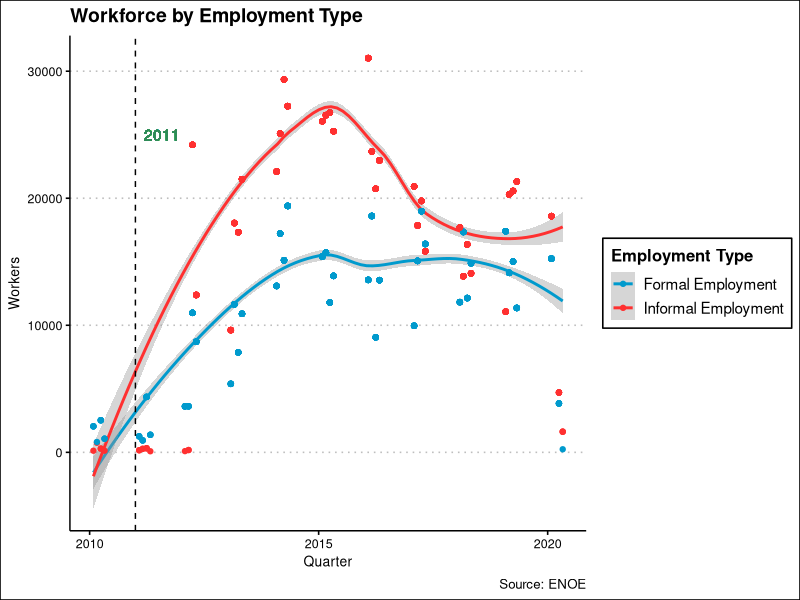
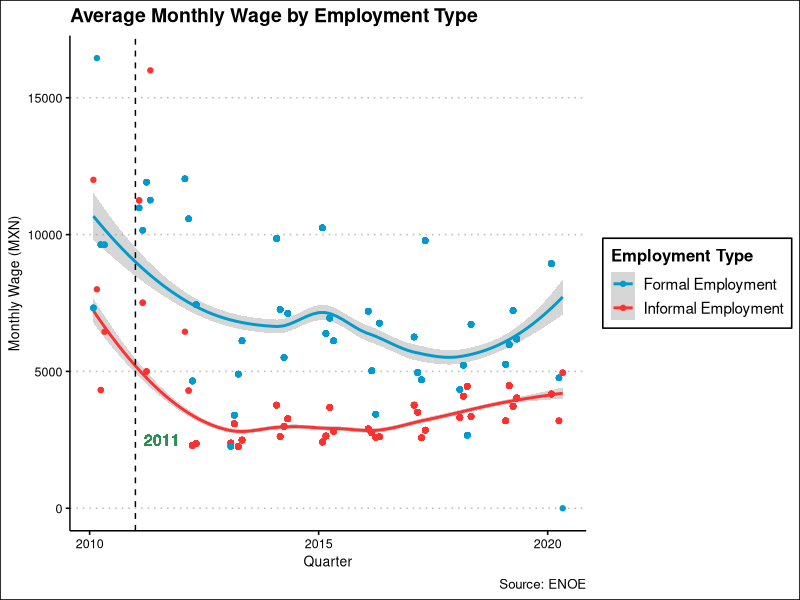
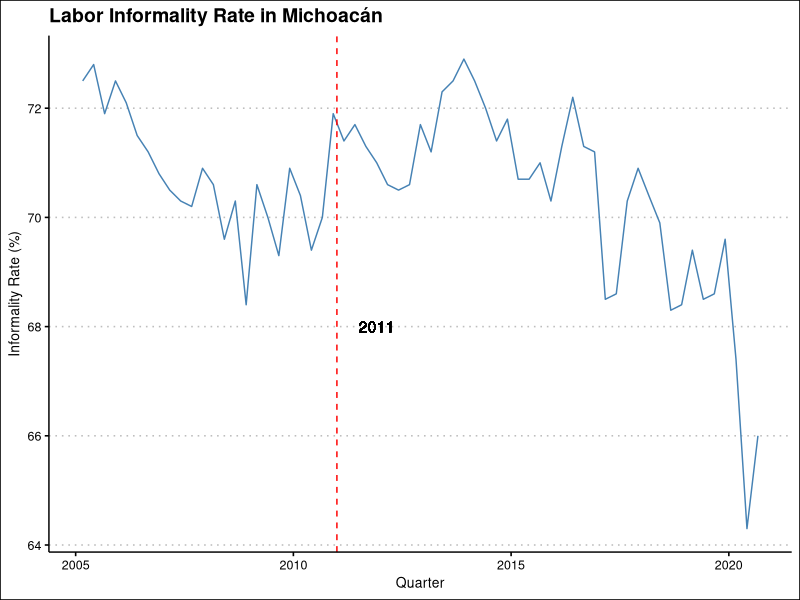
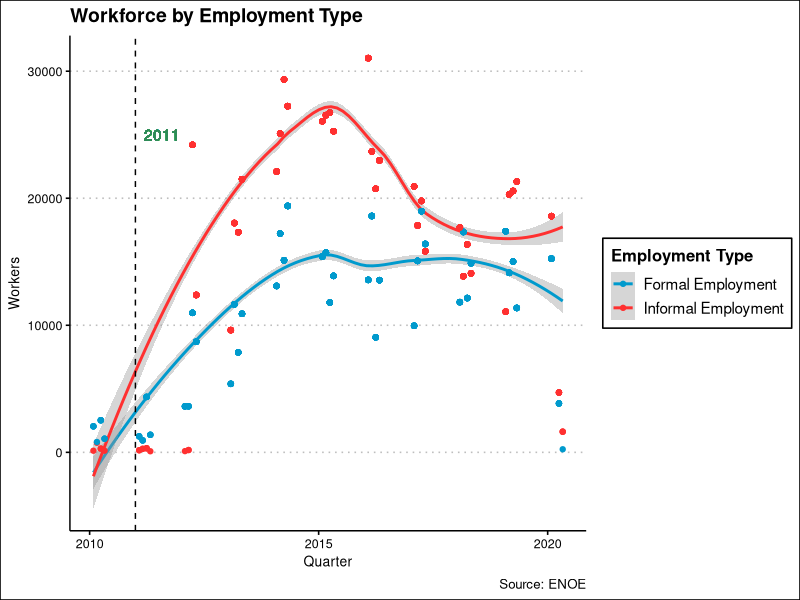
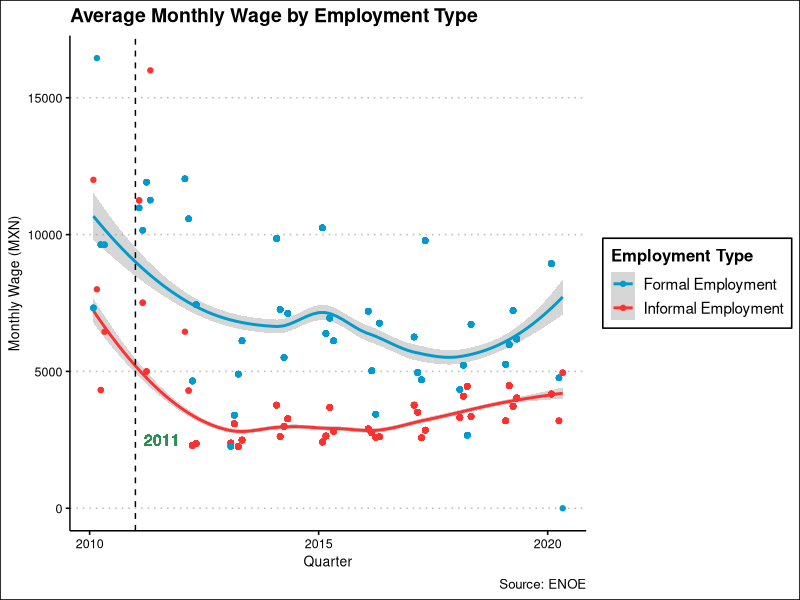
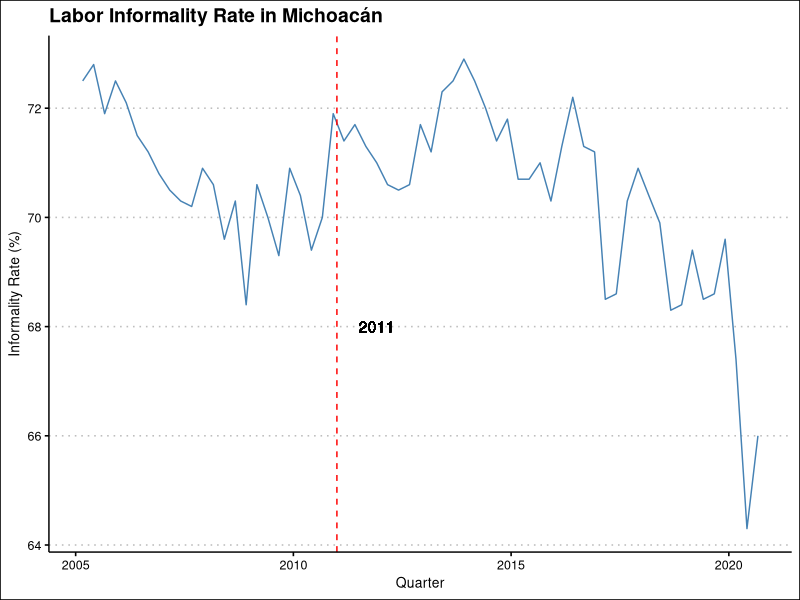

Write the R code that produced these figures, in order.
# Green Gold Script: Informality and Exporters Analysis
# Author: Vidal Mendoza-Tinoco
# Last date modified: 2025-05-02

# Libraries -----
library(dplyr)
library(ggplot2)
library(readxl)
library(readr)
library(tidyr)
library(stringr)
library(lubridate)
library(ggthemes)
library(scales)
library(here)

# Load and clean datasets -----
df <- read_xlsx(here("data", "informalidad_trim_mich.xlsx"))
inf_ag <- read_xlsx(here("data", "inegi_enoe_clean_mich.xlsx"))
var_trat <- read_csv(here("data", "df_final_general_year.csv"))

## Clean main date column
df <- df %>% mutate(quarter_date = as.Date(trimestre))

## Clean character encoding in categories and municipality names
recode_utf8 <- function(df, vars) {
  for (var in vars) {
    df[[var]] <- str_replace_all(df[[var]], "\\u00c1", "A")
    df[[var]] <- str_replace_all(df[[var]], "\\u00e9", "e")
    df[[var]] <- str_replace_all(df[[var]], "\\u00ed", "i")
    df[[var]] <- str_replace_all(df[[var]], "\\u00f3", "o")
    df[[var]] <- str_replace_all(df[[var]], "\\u00fa", "u")
    df[[var]] <- str_replace_all(df[[var]], "\\u00f1", "n")
  }
  df
}

inf_ag <- recode_utf8(inf_ag, c("Group", "Subgroup", "Municipality"))

## Convert to factors
inf_ag <- inf_ag %>% mutate(across(c(State, Municipality, Group, Subgroup,
                                     `Classification of Formal and Informal Jobs of the First Activity`), factor))

## Fix treatment data frame
var_trat <- var_trat %>%
  distinct(mun, trat_2) %>%
  mutate(mun = if_else(mun == "Cojumatlan de Regules", "Cojumatlan", mun))

## Join treatment to ENOE
inf_ag <- inf_ag %>%
  rename(Formal_Informal = `Classification of Formal and Informal Jobs of the First Activity`)
inf_full <- left_join(inf_ag, var_trat, by = c("Municipality" = "mun"))

## Create year, quarter and date
inf_full <- inf_full %>%
  mutate(
    year = as.numeric(substr(Quarter, 1, 4)),
    q = as.numeric(substr(Quarter, 7, 7)),
    date = ymd(paste(year, q + 1, "01")) - 1
  ) %>%
  filter(year <= 2020)

## Compute workforce and wages by quarter/type
inf_full <- inf_full %>%
  group_by(Quarter, Formal_Informal) %>%
  mutate(
    WF_FI_Qua = sum(Workforce, na.rm = TRUE),
    Wage_FI_Qua = mean(`Monthly Wage`, na.rm = TRUE)
  ) %>%
  ungroup()

# Plot: Workforce (overall) -----
plot_workforce <- ggplot(inf_full, aes(x = date, y = WF_FI_Qua, color = Formal_Informal)) +
  geom_smooth() +
  geom_point() +
  geom_vline(xintercept = ymd("2011-01-01"), linetype = 2) +
  geom_text(aes(x = ymd("2011-08-01"), y = 25000, label = "2011"), color = "seagreen") +
  scale_color_manual(values = c("deepskyblue3", "firebrick1"),
                     labels = c("Formal Employment", "Informal Employment")) +
  labs(title = "Workforce by Employment Type",
       x = "Quarter", y = "Workers", color = "Employment Type",
       caption = "Source: ENOE") +
  theme_clean()

plot_workforce

ggsave("workforce_by_employment_type.png", plot_workforce, path = "plots", dpi = 300, width = 8, height = 3.5)

# Plot: Wages (overall) -----
plot_wages <- ggplot(inf_full, aes(x = date, y = Wage_FI_Qua, color = Formal_Informal)) +
  geom_smooth() +
  geom_point() +
  geom_vline(xintercept = ymd("2011-01-01"), linetype = 2) +
  geom_text(aes(x = ymd("2011-08-01"), y = 2500, label = "2011"), color = "seagreen") +
  scale_color_manual(values = c("deepskyblue3", "firebrick1"),
                     labels = c("Formal Employment", "Informal Employment")) +
  labs(title = "Average Monthly Wage by Employment Type",
       x = "Quarter", y = "Monthly Wage (MXN)", color = "Employment Type",
       caption = "Source: ENOE") +
  theme_clean()

plot_wages

ggsave("monthly_wage_by_employment_type.png", plot_wages, path = "plots", dpi = 300, width = 8, height = 3.5)

# Plot: General Informality Rate -----
inf_rate_plot <- ggplot(df, aes(x = quarter_date, y = til_1)) +
  geom_line(color = "steelblue") +
  geom_vline(xintercept = ymd("2011-01-01"), linetype = 2, color = "red") +
  geom_text(aes(x = ymd("2011-12-01"), y = 68, label = "2011")) +
  labs(title = "Labor Informality Rate in Michoacán",
       x = "Quarter", y = "Informality Rate (%)") +
  theme_clean()

inf_rate_plot

ggsave("informality_rate_michoacan.png", inf_rate_plot, path = "plots", dpi = 300, width = 8, height = 3.5)
